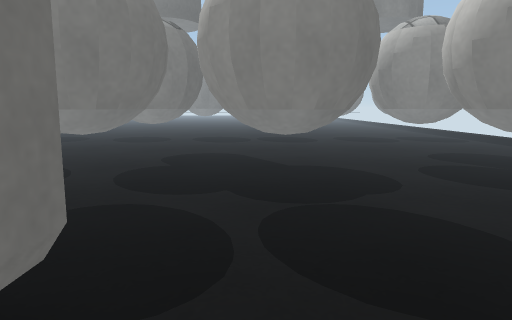
[1] (above)

24 first-person views from a walk through a 3-D level made in the Unity game engine. The camera is 0.55 m above the floor, tilts 8° down and sees 70° across. The floor is counted in squares, 0.25 m on a side. Each view is taken from the middle of a square. On the plan, view 1 faces up. The plan holds only what a view shows up to about 19 squares ahead; the rest is blank. The place goes on beyond the plan. The player is left out. Some surface patterns are stand-ins.

[2]
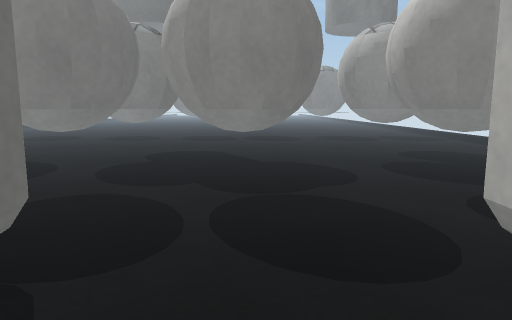

[3]
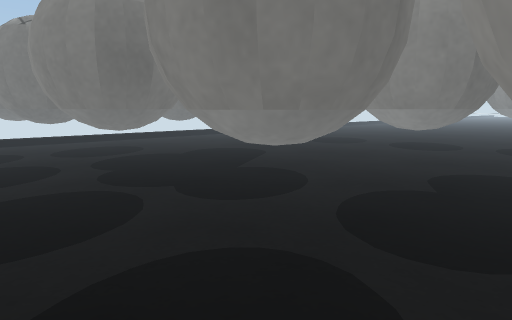

[4]
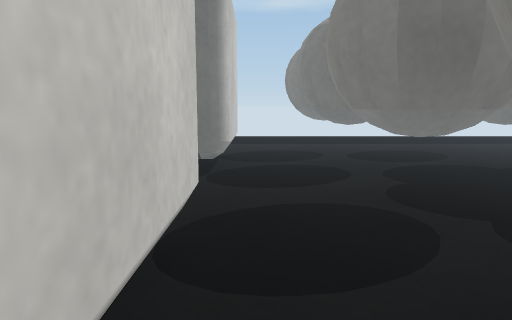

[5]
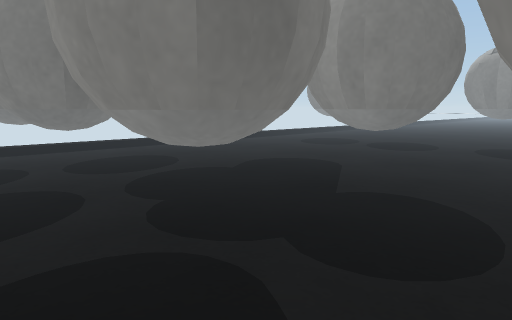

[6]
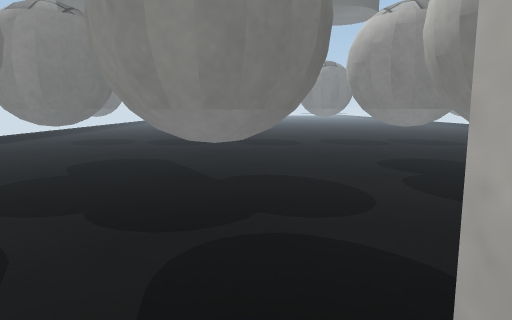

[7]
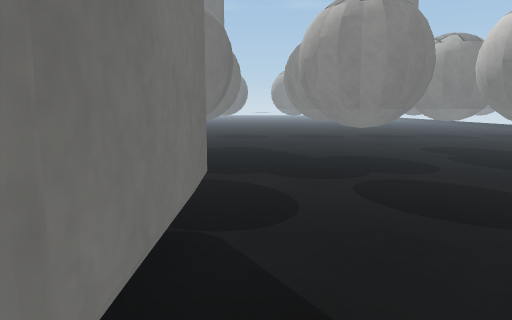

[8]
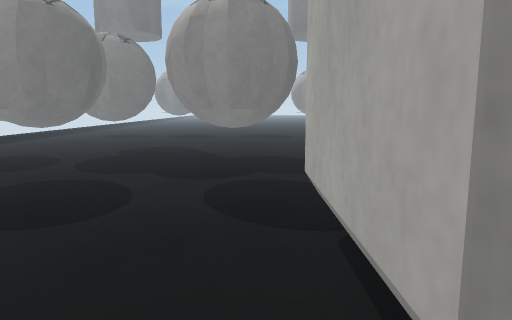

[9]
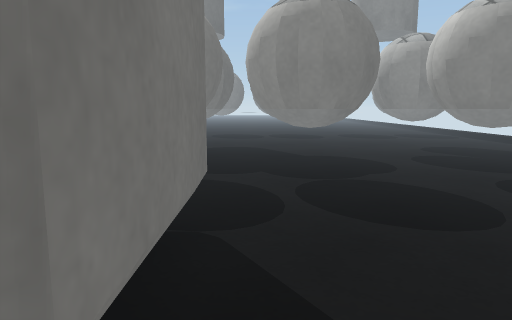

[10]
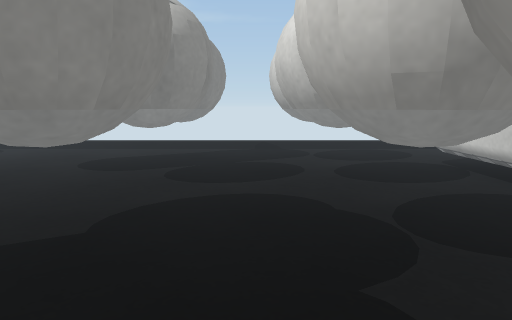

[11]
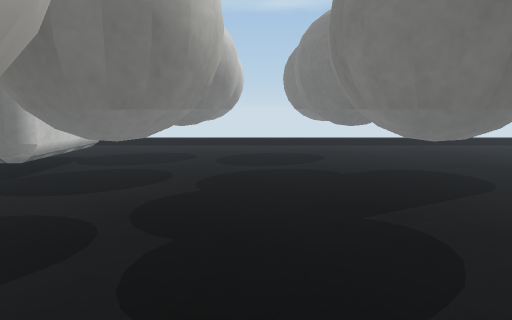

[12]
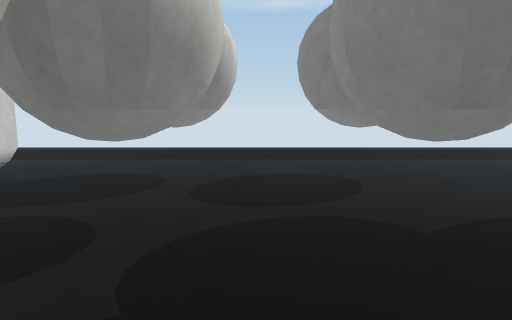

[13]
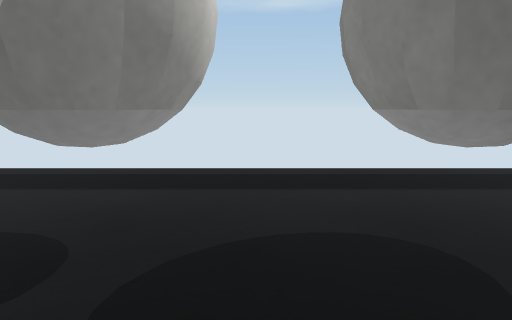

[14]
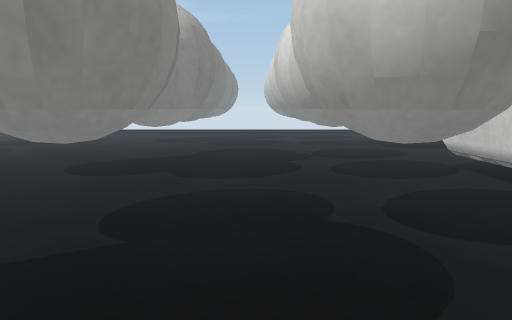

[15]
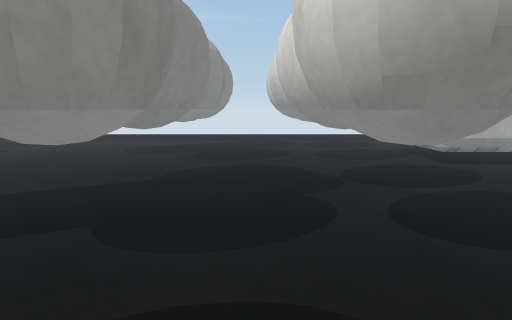

[16]
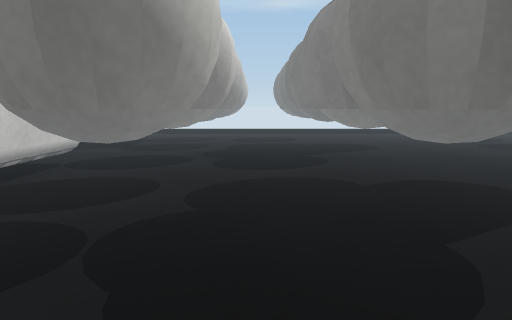

[17]
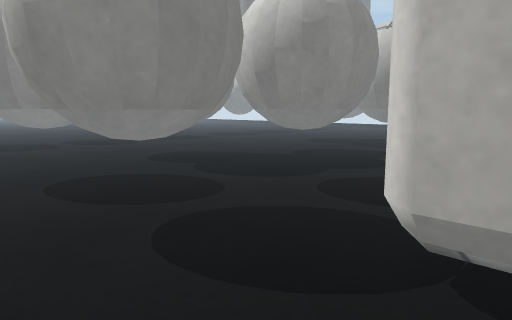

[18]
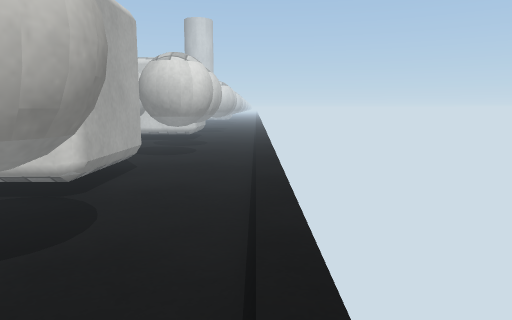

[19]
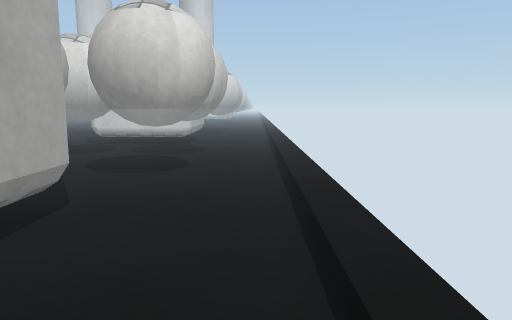

[20]
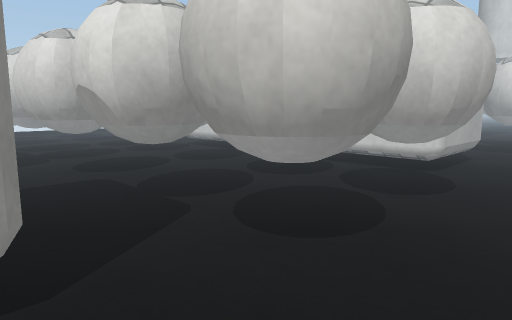

[21]
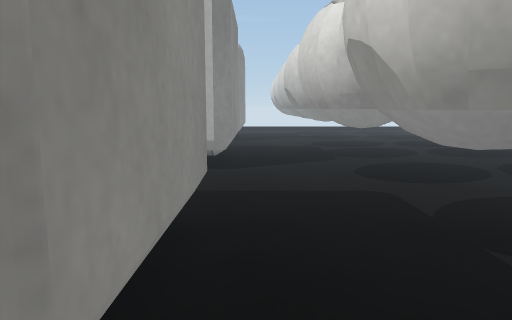

[22]
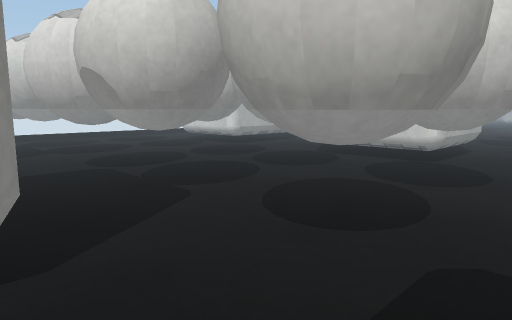

[23]
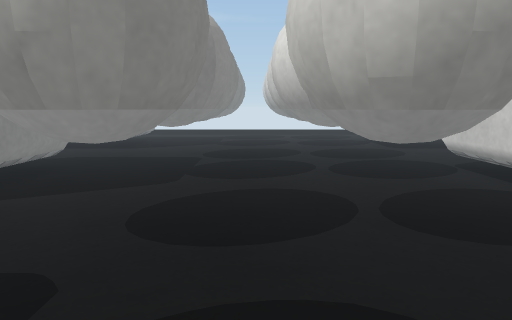

[24]
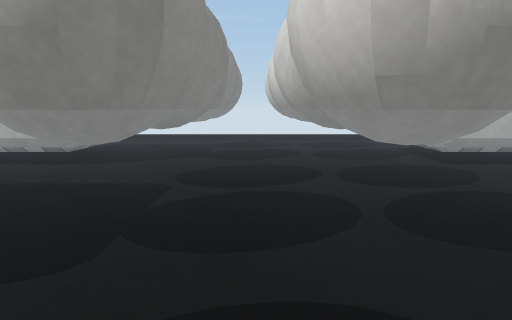

### Floor plan
Key: @ floor where view 1 was taken; # wall or solid block; . floor; / step, stairs or slope; T thing the floor can be seen under or through; O other object.
Columns run from 25 left of view 1 to 8 right of it. Each row starts with its distance up from view 1.
 15 /.   O    OO. OOOO.OO OO OOO .OO
 14 /. OOOO  OOO.OOOOO.OOOOOOOOOOOOOO
 13 /..OOOO.OOOO..OOOO.OOOOOOOOO..OOO
 12 /...OO...OO....OO....O...OO....O
 11 /................................
 10 /..OOOO.OOOO..OOOO..OOO.OOOO..OO
  9 /.OOOOOOOOOO.OOOOO.OOOOOOOOOOOOO
  8 /.OOOOOOOOOO.OOOOO.OOOOOOOOOOOOOO
  7 /..OOOO.OOOO..OOOO..OOO.OOOO..OO
  6 /.................................
  5 /.................................
  4 /....TT#####.....#######.....#####
  3 /....T     #.....#     #.....#
  2 /....T     #.....#     #.....#
  1 /....T     #.....#     #.....#
  0 /....T     #     #     #.@...#
 -1 /....T     #.....#     #.....#
 -2 /....TT#####.....#######.....#
 -3 /...............................
 -4 /...OO...OO....OO...OOO..OO....
 -5 /..OOOO.OOO ..OOO .OOO  OOO ..OO
 -6 /.OOOOOOOO  .OOOO .OOO  OOO   OO
 -7 /.OO   OOO  .OOO  .OOO  OOO  .OO
 -8 /..   ..   ...OOO...OO ..OO ..OO
 -9 /...............................
-10 /..OOO .OO  ..OO  ..OOO.OOO ..OO
-11 /.OOOO  OOO .OOOO .OOO  OOO   OO
-12 /.OO    O   .OOO  .OOO  OO

Positions as (right, up) in squares from view 1, and headings:
1: (0, 0), facing up
2: (1, -1), facing up
3: (0, 4), facing up-left
4: (-2, 5), facing left
5: (-5, 5), facing up-left
6: (-9, 2), facing up
7: (-13, -3), facing up
8: (-9, -3), facing up
9: (-1, -3), facing up
10: (-5, 11), facing right
11: (-3, 11), facing left
12: (-9, 11), facing left
13: (-15, 11), facing left
14: (-16, 11), facing right
15: (-10, 11), facing right
16: (7, 11), facing left
17: (-24, 2), facing up-right
18: (-25, 14), facing down
19: (-24, 6), facing down
20: (-25, -1), facing down-right
21: (-21, -3), facing right
22: (-13, -1), facing down-right
23: (-16, -9), facing right
24: (-10, -9), facing right
